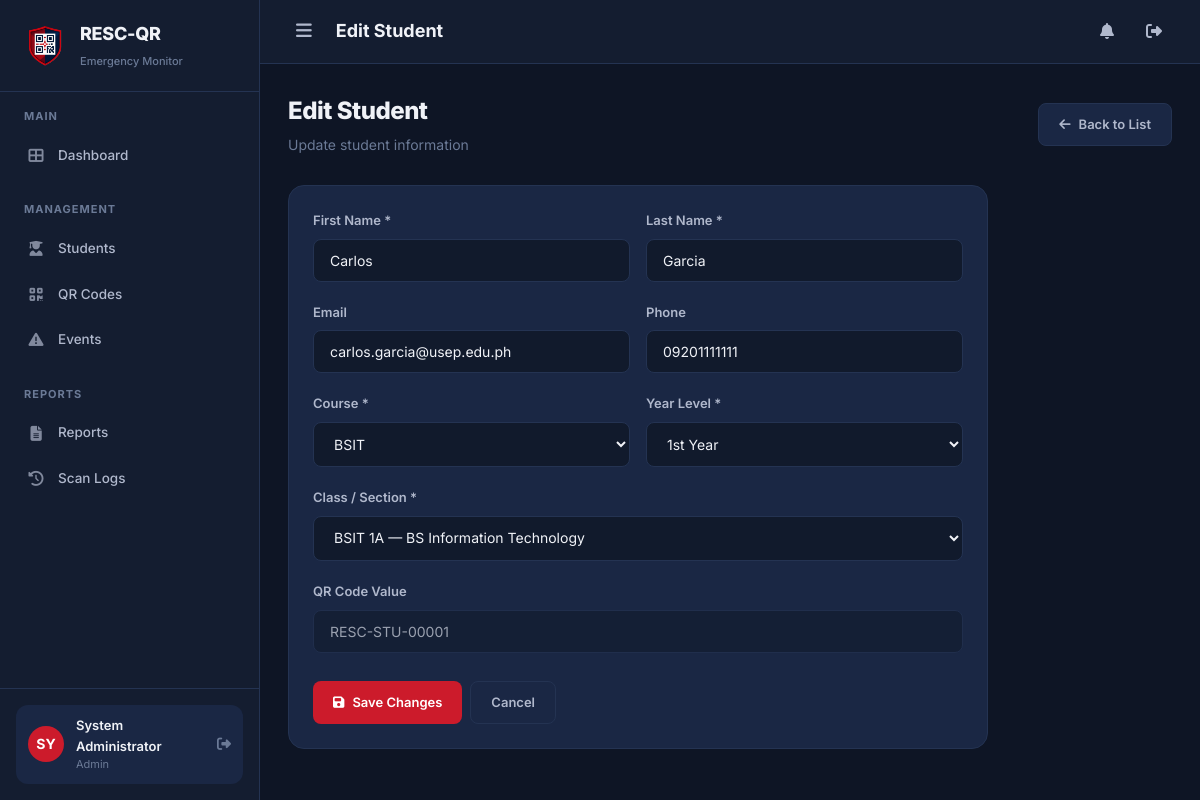
The page /student/edit/1 (signed in) on the database its author committed.
### tables this page shows
CREATE TABLE IF NOT EXISTS `student` (
    `student_id` INT AUTO_INCREMENT PRIMARY KEY,
    `class_id` INT NOT NULL,
    `first_name` VARCHAR(100) NOT NULL,
    `last_name` VARCHAR(100) NOT NULL,
    `email` VARCHAR(150) DEFAULT NULL,
    `password_hash` VARCHAR(255) DEFAULT NULL,
    `phone` VARCHAR(20) DEFAULT NULL,
    `course` VARCHAR(100) NOT NULL,
    `year_level` VARCHAR(20) NOT NULL,
    `qr_code_value` VARCHAR(255) DEFAULT NULL UNIQUE,
    `profile_image` VARCHAR(255) DEFAULT NULL,
    `profile_status` ENUM('Active','Inactive') DEFAULT 'Active',
    `created_at` DATETIME DEFAULT CURRENT_TIMESTAMP,
    `updated_at` DATETIME DEFAULT CURRENT_TIMESTAMP ON UPDATE CURRENT_TIMESTAMP,
    FOREIGN KEY (`class_id`) REFERENCES `class`(`class_id`) ON DELETE CASCADE
);

CREATE TABLE IF NOT EXISTS `class` (
    `class_id` INT AUTO_INCREMENT PRIMARY KEY,
    `section_name` VARCHAR(100) NOT NULL,
    `program` VARCHAR(150) NOT NULL,
    `year_level` VARCHAR(20) NOT NULL,
    `created_at` DATETIME DEFAULT CURRENT_TIMESTAMP,
    `updated_at` DATETIME DEFAULT CURRENT_TIMESTAMP ON UPDATE CURRENT_TIMESTAMP
);

### app/controllers/StudentController.php (called while the page is built, shortened)
<?php
class StudentController extends Controller {
    private $studentModel;
    private $classModel;
    public function __construct() {
        $this->studentModel = $this->model('Student');
        $this->classModel   = $this->model('ClassModel');
    }
    public function edit($id = null) {
        $id = InputValidator::validateId($id);
        $student = $this->studentModel->findStudentById($id);
        $classes = $this->classModel->getAll();
        $data = ['pageTitle' => 'Edit Student', 'student' => $student, 'classes' => $classes];
        $this->view('admin/students/edit', $data);
    }
}

### core/App.php (called while the page is built, shortened)
<?php
class App {
    protected $controller = 'AuthController';
    protected $method = 'index';
    public function __construct() {
        $url = $this->parseUrl();
        $controllerName = !empty($url[0]) ? ucfirst($url[0]) . 'Controller' : $this->controller;
        $controllerMap = [
            'AuthController'          => 'AuthController',
            'DashboardController'     => 'DashboardController',
            'StudentController'       => 'StudentController',
            'QrController'            => 'QRController',
            'QRController'            => 'QRController',
            'ScanController'          => 'ScanController',
            'EventController'        => 'EventController',
            'ReportController'        => 'ReportController',
            'StudentviewController'   => 'StudentViewController',
            'StudentViewController'   => 'StudentViewController',
            'AttendanceController'    => 'AttendanceController',
            'ApiController'           => 'ApiController',
        ];
        $urlSegment = !empty($url[0]) ? $url[0] : 'auth';
        $possibleController = ucfirst(strtolower($urlSegment)) . 'Controller';
        if (isset($controllerMap[$possibleController])) {
            $controllerName = $controllerMap[$possibleController];
        } elseif ($urlSegment === 'api' && !empty($url[1])) {
            $possibleController = ucfirst(strtolower($url[1])) . 'Controller';
            if (isset($controllerMap[$possibleController])) {
                $controllerName = $controllerMap[$possibleController];
                array_shift($url);
            }
        } else {
            $controllerName = $this->controller;
        }
        $controllerFile = ROOT_PATH . '/app/controllers/' . $controllerName . '.php';
        if (file_exists($controllerFile)) {
            $this->controller = new $controllerName();
        } else {
            require_once ROOT_PATH . '/app/controllers/AuthController.php';
            $this->controller = new AuthController();
        }
        array_shift($url);
        if (!empty($url[0]) && method_exists($this->controller, $url[0])) {
            $this->method = $url[0];
            array_shift($url);
        }
        $this->params = $url ? array_values($url) : [];
        call_user_func_array([$this->controller, $this->method], $this->params);
    }
    private function parseUrl() {
        if (isset($_GET['url'])) {
            return explode('/', filter_var(rtrim($_GET['url'], '/'), FILTER_SANITIZE_URL));
        }
        return [];
    }
}

### index.php (called while the page is built, shortened)
<?php
require_once ROOT_PATH . '/config/app.php';
require_once ROOT_PATH . '/app/helpers/session_helper.php';
require_once ROOT_PATH . '/app/helpers/url_helper.php';
require_once ROOT_PATH . '/app/helpers/validation_helper.php';
require_once ROOT_PATH . '/core/Database.php';
require_once ROOT_PATH . '/core/Model.php';
require_once ROOT_PATH . '/core/Controller.php';
require_once ROOT_PATH . '/core/App.php';
$app = new App();

### app/helpers/url_helper.php (called while the page is built, shortened)
<?php
function baseUrl($path = '') {
    return BASE_URL . '/' . ltrim($path, '/');
}

### core/Database.php (called while the page is built, shortened)
<?php
class Database {
    private static $instance = null;
    private $pdo;
    private function __construct() {
        $dsn = 'mysql:host=' . DB_HOST . ';dbname=' . DB_NAME . ';charset=' . DB_CHARSET;
        $options = [
            PDO::ATTR_ERRMODE            => PDO::ERRMODE_EXCEPTION,
            PDO::ATTR_DEFAULT_FETCH_MODE => PDO::FETCH_ASSOC,
            PDO::ATTR_EMULATE_PREPARES   => false,
        ];
        try {
            $this->pdo = new PDO($dsn, DB_USER, DB_PASS, $options);
        } catch (PDOException $e) {
            die('Database connection failed: ' . $e->getMessage());
        }
    }
    public static function getInstance() {
        if (self::$instance === null) {
            self::$instance = new self();
        }
        return self::$instance;
    }
    public function getConnection() {
        return $this->pdo;
    }
}

### app/helpers/validation_helper.php (called while the page is built, shortened)
<?php
class InputValidator {
    public static function validateId($id) {
        return filter_var($id, FILTER_VALIDATE_INT, ['options' => ['min_range' => 1]]);
    }
}

### core/Model.php (called while the page is built, shortened)
<?php
class Model {
    protected $db;
    public function __construct() {
        $this->db = Database::getInstance()->getConnection();
    }
    protected function query($sql, $params = []) {
        $stmt = $this->db->prepare($sql);
        $stmt->execute($params);
        return $stmt;
    }
    protected function findAll($table, $orderBy = 'created_at DESC') {
        $stmt = $this->db->prepare("SELECT * FROM {$table} ORDER BY {$orderBy}");
        $stmt->execute();
        return $stmt->fetchAll();
    }
}

### app/models/Student.php (called while the page is built, shortened)
<?php
class Student extends Model {
    public function findStudentById($id) {
        $stmt = $this->query(
            "SELECT s.*, c.section_name, c.program
             FROM student s JOIN class c ON s.class_id = c.class_id
             WHERE s.student_id = :id",
            [':id' => $id]
        );
        return $stmt->fetch();
    }
}

### app/helpers/session_helper.php (called while the page is built, shortened)
<?php
function e($string) {
    return htmlspecialchars($string ?? '', ENT_QUOTES, 'UTF-8');
}

### app/models/ClassModel.php (called while the page is built, shortened)
<?php
class ClassModel extends Model {
    public function getAll() {
        return $this->findAll('class', 'program ASC, year_level ASC, section_name ASC');
    }
}

### app/views/admin/students/edit.php (the view, shortened to what this page needs)
<div class="page-header">
    <div>
        <h1>Edit Student</h1>
        <p>Update student information</p>
    </div>
    <a href="<?= baseUrl('student') ?>" class="btn btn-secondary">
        <i class="fas fa-arrow-left"></i> Back to List
    </a>
</div>
<div class="card" style="max-width:700px;">
    <div class="card-body">
        <form id="editStudentForm">
            <div class="form-row">
                <div class="form-group">
                    <label for="first_name">First Name *</label>
                    <input type="text" class="form-control" id="first_name" name="first_name" value="<?= e($student['first_name']) ?>" required>
                </div>
                <div class="form-group">
                    <label for="last_name">Last Name *</label>
                    <input type="text" class="form-control" id="last_name" name="last_name" value="<?= e($student['last_name']) ?>" required>
                </div>
            </div>
            <div class="form-row">
                <div class="form-group">
                    <label for="email">Email</label>
                    <input type="email" class="form-control" id="email" name="email" value="<?= e($student['email'] ?? '') ?>">
                </div>
                <div class="form-group">
                    <label for="phone">Phone</label>
                    <input type="text" class="form-control" id="phone" name="phone" value="<?= e($student['phone'] ?? '') ?>">
                </div>
            </div>
            <div class="form-row">
                <div class="form-group">
                    <label for="course">Course *</label>
                    <select class="form-control" id="course" name="course" required>
                        <?php foreach (['BSIT','BSCS','BSIS','BSEd','BSBA'] as $c): ?>
                            <option value="<?= $c ?>" <?= $student['course'] === $c ? 'selected' : '' ?>><?= $c ?></option>
                        <?php endforeach; ?>
                    </select>
                </div>
                <div class="form-group">
                    <label for="year_level">Year Level *</label>
                    <select class="form-control" id="year_level" name="year_level" required>
                        <?php foreach (['1st Year','2nd Year','3rd Year','4th Year'] as $y): ?>
                            <option value="<?= $y ?>" <?= $student['year_level'] === $y ? 'selected' : '' ?>><?= $y ?></option>
                        <?php endforeach; ?>
                    </select>
                </div>
            </div>
            <div class="form-group">
                <label for="class_id">Class / Section *</label>
                <select class="form-control" id="class_id" name="class_id" required>
                    <?php foreach ($classes as $cls): ?>
                        <option value="<?= e($cls['class_id']) ?>" <?= $student['class_id'] == $cls['class_id'] ? 'selected' : '' ?>>
                            <?= e($cls['section_name'] . ' — ' . $cls['program']) ?>
                        </option>
                    <?php endforeach; ?>
                </select>
            </div>
            <div class="form-group">
                <label>QR Code Value</label>
                <input type="text" class="form-control" value="<?= e($student['qr_code_value'] ?? 'Not assigned') ?>" disabled style="opacity:0.6;">
            </div>
            <div class="d-flex gap-1" style="margin-top:28px;">
                <button type="submit" class="btn btn-primary" id="submitBtn">
                    <i class="fas fa-save"></i> <span class="btn-text">Save Changes</span>
                </button>
                <a href="<?= baseUrl('student') ?>" class="btn btn-secondary">Cancel</a>
            </div>
        </form>
    </div>
</div>

### public/css/style.css (style rules this page uses)
:root { --bg-primary: #0e1525; --bg-secondary: #141d30; --bg-card: #1a2744; --bg-card-hover: #213050; --bg-input: #111a2c; --border-color: #243352; --border-hover: #2e4068; --text-primary: #f0f2f7; --text-secondary: #b0b8cc; --text-muted: #6b7a96; --accent-primary: #cc1b2b; --accent-primary-hover: #e52535; --accent-secondary: #1a2744; --accent-success: #10b981; --accent-warning: #f59e0b; --accent-danger: #ef4444; --accent-info: #3b82f6; --accent-navy: #1a2744; --accent-red: #cc1b2b; --accent-red-bright: #e52535; --shadow-sm: 0 2px 8px rgba(0,0,0,0.25); --shadow-md: 0 8px 24px rgba(0,0,0,0.35); --shadow-lg: 0 20px 48px rgba(0,0,0,0.45); --radius-sm: 8px; --radius-md: 12px; --radius-lg: 16px; --radius-xl: 20px; --sidebar-width: 260px; --header-height: 64px; --transition: all 0.25s cubic-bezier(0.4, 0, 0.2, 1); }
* { margin: 0; padding: 0; box-sizing: border-box; }
body { font-family: 'Inter', -apple-system, BlinkMacSystemFont, sans-serif; background: var(--bg-primary); color: var(--text-primary); line-height: 1.6; font-size: 14px; overflow-x: hidden; }
a { color: var(--accent-red-bright); text-decoration: none; transition: var(--transition); }
.page-header { display: flex; align-items: center; justify-content: space-between; margin-bottom: 28px; }
.page-header h1 { font-size: 24px; font-weight: 800; letter-spacing: -0.5px; }
.page-header p { color: var(--text-muted); font-size: 14px; margin-top: 4px; }
.card { background: var(--bg-card); border: 1px solid var(--border-color); border-radius: var(--radius-lg); overflow: hidden; transition: var(--transition); }
.card-body { padding: 24px; }
.btn { display: inline-flex; align-items: center; gap: 8px; padding: 10px 20px; border: none; border-radius: var(--radius-sm); font-size: 13px; font-weight: 600; cursor: pointer; transition: var(--transition); font-family: 'Inter', sans-serif; text-decoration: none; white-space: nowrap; }
.btn-primary { background: var(--accent-red); color: #fff; }
.btn-secondary { background: var(--bg-card); color: var(--text-secondary); border: 1px solid var(--border-color); }
.form-group { margin-bottom: 20px; }
.form-group label { display: block; margin-bottom: 8px; font-weight: 600; font-size: 13px; color: var(--text-secondary); }
.form-control { width: 100%; padding: 12px 16px; background: var(--bg-input); border: 1px solid var(--border-color); border-radius: var(--radius-sm); color: var(--text-primary); font-size: 14px; font-family: 'Inter', sans-serif; transition: var(--transition); }
select.form-control { cursor: pointer; }
.form-row { display: grid; grid-template-columns: 1fr 1fr; gap: 16px; }
.d-flex { display: flex; }
.gap-1 { gap: 8px; }

### rows shown on the page
student: first_name "Carlos", last_name "Garcia", email "carlos.garcia@usep.edu.ph", phone "09201111111", course "BSIT", year_level "1st Year", class_id "BSIT 1A — BS Information Technology", qr_code_value "RESC-STU-00001"

### other values the page prints
APP_NAME "RESC-QR"
$initials "SY"
getUserName() "System Administrator"
getUserRole() "Admin"
$pageTitle "Edit Student"
